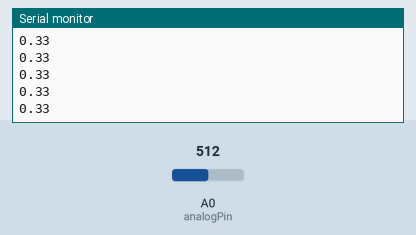
Bench run of a sketch on a simulated Arduino Uno, built with avr-gcc and run on an emulated ATmega328P. On the bench: the last lines printed to the serial monitor. The test bench sets the inputs (shaded band); at power-on: A0 (analogPin) = 512.

Above: at 1.2 s.
1.3 s: A0 (analogPin) set to 716
At 1.31 s:
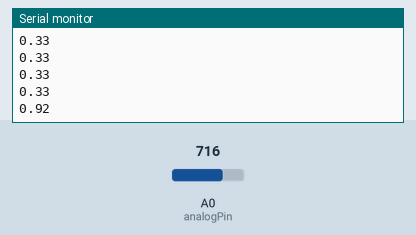
2.8 s: A0 (analogPin) set to 900
At 2.82 s:
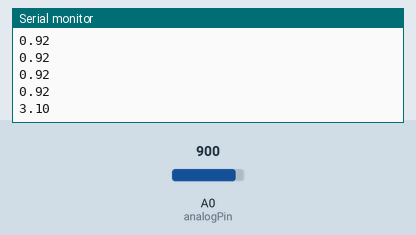
Timing chart, 0 to 5.8 s (numbered marks = the images above; inputs shaded):
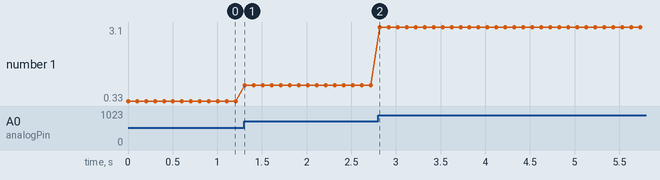

Measured:
- after the input at 1.3 s, the serial monitor: prints a new line at once (image 1)
- after the input at 2.8 s, the serial monitor: prints a new line at once (image 2)
- plotted number 1: 0.33 → 0.92 after the input at 1.3 s, 0.92 → 3.1 after the input at 2.8 s

The sketch:

GoodForceSensor.ino
```cpp
int analogPin= 0;
int raw= 0;
int Vin= 5;
float Vout= 0;
float R1= 1000000;
float R2= 0;
float buffer= 0;

void setup()
{
Serial.begin(9600);
}

void loop()
{
raw= analogRead(analogPin);
if(raw)
{
buffer= raw * Vin;
Vout= (buffer)/1024.0;
buffer= (Vin/Vout) -1;
R2= R1 * buffer;
//Serial.print("Vout: ");
//Serial.println(Vout);
//Serial.print("R2: ");
//Serial.println(1000000/R2);

double conductance = 1000000/R2;
double weight = (conductance - 0.2492) / 2.2624;

Serial.println(weight);
delay(100);
}
}
```
